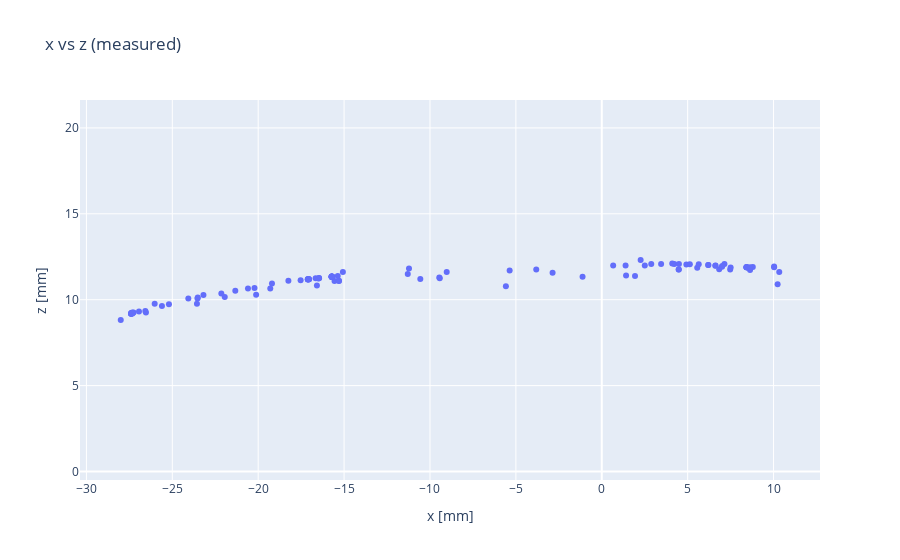

Write notebook code for a chart like this one.
### Code cell
a = 0
b = 2

measured2D = go.Scatter(x=locpred[:,a], y=locpred[:,b], mode='markers')
layout = go.Layout(title='x vs z (measured)', scene=dict(xaxis_title='x [mm]', yaxis_title='z [mm]'))
fig2 = go.Figure(data=[measured2D], layout=layout)
fig2.update_yaxes(scaleanchor='x')
fig2.update_layout(
    xaxis_title="x [mm]",
    yaxis_title="z [mm]"
)
fig2.show()
